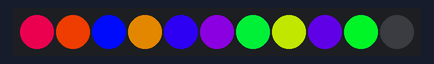
This sketch was run on a simulated Arduino Uno, built with avr-gcc and run on an emulated ATmega328P. Shown: 11 RGB LEDs in strip order, left to right. Random numbers use the default seed unless the sketch sets one.

Above: at 0.15 s.
At 4.98 s:
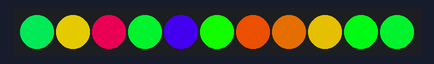
At 9.82 s:
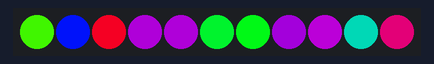
At 19.8 s:
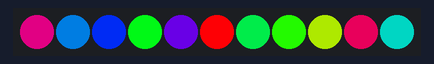
At 29.77 s:
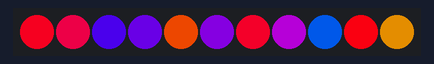
At 39.75 s:
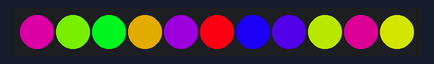

The sketch:

ThirdExample.ino
```cpp
#include <FastLED.h>

#define Num_Strip1 11

CRGB Strip1[Num_Strip1];

int a = 0;

void setup()  {
  Serial.begin(9600);

  FastLED.addLeds<NEOPIXEL,6>(Strip1, Num_Strip1);
}

void loop() {
  for(int a = 0; a < 10; a++) {
    Strip1[a] = CHSV(random(0, 255), 255, 255);
  }
  FastLED.show();
  delay(10);

  for(int a = 10; a > 0; a--) {
    Strip1[a] = CHSV(random(0, 255), 255, 255);
  }
  FastLED.show();
  delay(10);
}
```
